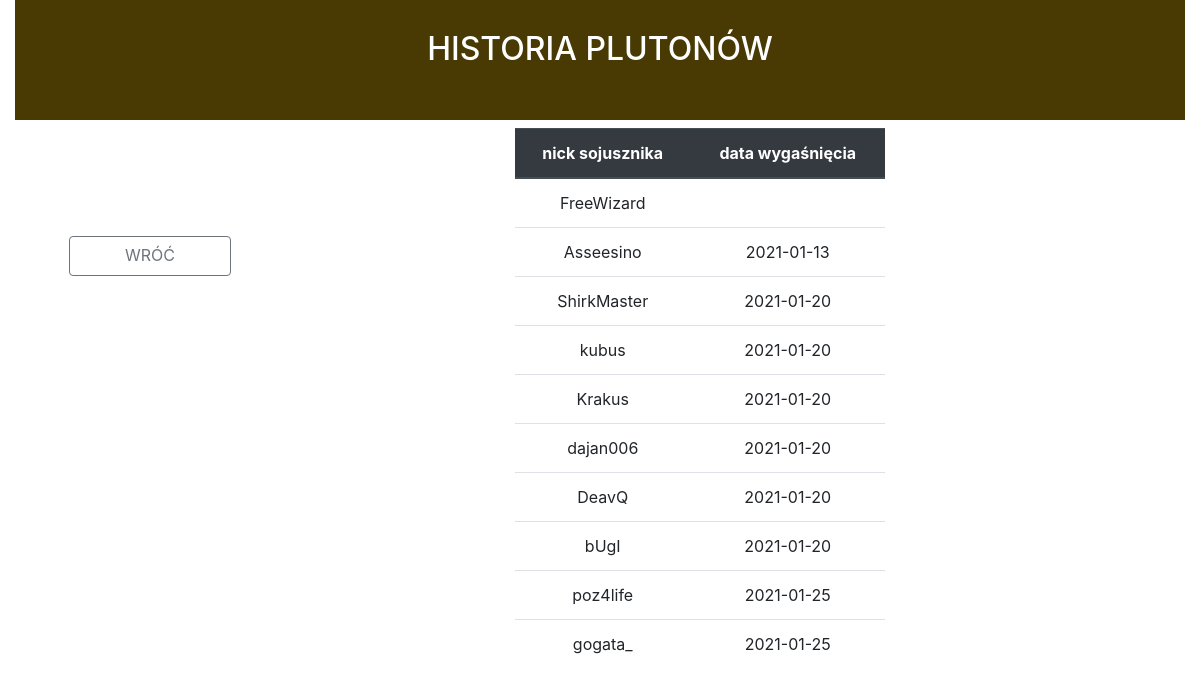
/WOT/historia.php (signed in), run on the app's committed database.
### tables this page shows
CREATE TABLE `pluton` (
  `id_plutonu` int(11) NOT NULL,
  `data_wygasniecia` date DEFAULT NULL,
  `aktywnosc` tinyint(1) NOT NULL DEFAULT 1,
  `nick1` varchar(100) DEFAULT NULL,
  `nick2` varchar(100) DEFAULT NULL
);

### WOT/historia.php (the view, shortened to what this page needs)
<?php
	require_once("config.php");
	$wot = mysqli_connect($serwer,$user,$haslo,$baza_danych);
?>
<!DOCTYPE html>
<html>
<head>
	<head>
	<link rel="stylesheet" href="styles.css">
	<link rel="stylesheet" href="https://maxcdn.bootstrapcdn.com/bootstrap/4.5.2/css/bootstrap.min.css">
</head>
</head>
<body>
<?php
	if( empty($_SESSION["user"]))
	{
		$_SESSION["komunikat"] = "Zaloguj się aby uzyskać dostęp do tej strony!";
		header("Location: index.php");
	}
	else
	{
		$nick = $_SESSION["user"];
	}
?>
	<div class="container-fluid" style=" height: 100vh; ">
		<h2 class="tytul"> HISTORIA PLUTONÓW </h2>
<div class="row" style="height: 100%">
	    <div class="col-sm-3" style="text-align: center; margin-top: 5%;">
	    	<?php
			$zapytanie = "SELECT * FROM pluton where nick1 = '$nick' or nick2 = '$nick' order by data_wygasniecia";
			$zap = mysqli_query($wot, $zapytanie);
			?>
			<br><br>
			<a href = "pluton.php" class="btn btn-outline-secondary" role="button" style=" width : 60%; height: 40px; margin-bottom: 20px;">WRÓĆ</a>
			<br><br>
	</div>
	    <div class="col-sm-4 offset-sm-2" style="max-width: 100%">
			<div style=" position: relative; margin: auto; ">
				<table class="table table-hover" style=" text-align: center;">
				    <thead class="thead-dark">
				      	<tr>
				        	<th>nick sojusznika</th>
				        	<th>data wygaśnięcia</th>
				      	</tr>
				    </thead>
				    <tbody>
						<?php
						while($wiersz = mysqli_fetch_assoc($zap))
						{ ?>
							<tr>
								<?php
								$nickSojusznika = $wiersz["nick2"];
								?>
								<td><?php echo $nickSojusznika ?> </td>
								<td><?php echo $wiersz["data_wygasniecia"] ?></td>
							</tr>
						<?php }
					?>
					</tbody>
	 			</table>
 			</div>
		</div>
	</div>
</body>
</html>

### WOT/styles.css (style rules this page uses)
body { background-color: #579475; height: 100%; margin: 0px; }
.tytul { background-color: #493a03; height: 120px; text-align: center; padding-top: 30px; color: white; }
table { vertical-align: middle }
a { height: 60px; text-align: center; width: 100%; }
td { vertical-align: middle !important; }

### data on the page
pluton: nick2 "FreeWizard"
pluton: nick2 "Asseesino", data_wygasniecia "2021-01-13"
pluton: nick2 "ShirkMaster", data_wygasniecia "2021-01-20"
pluton: nick2 "kubus", data_wygasniecia "2021-01-20"
pluton: nick2 "Krakus", data_wygasniecia "2021-01-20"
pluton: nick2 "dajan006", data_wygasniecia "2021-01-20"
pluton: nick2 "DeavQ", data_wygasniecia "2021-01-20"
pluton: nick2 "bUgI", data_wygasniecia "2021-01-20"
pluton: nick2 "poz4life", data_wygasniecia "2021-01-25"
pluton: nick2 "gogata_", data_wygasniecia "2021-01-25"
